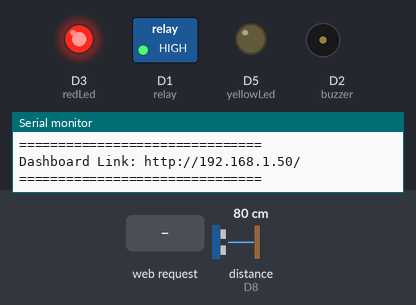
Recording of a sketch running on a simulated ESP8266 (NodeMCU). Shown: switched loads named in the sketch (green lamp = pin HIGH), output pins drawn as LEDs (lit = HIGH), buzzer (waves = sounding), the last lines printed to the serial monitor. Wiring (inferred from the names in the program): ultrasonic range finder: trigger D4; echo D8. The inputs (shaded band) are chosen by the test bench; at power-on: distance to the obstacle (sensor on D8) 80 cm. The echo pulse lasts 58.3 µs per cm; WiFi joins after 1.5 s; servers stay silent unless stated; uploads are accepted with an empty reply; pins used as bus, display or sensor lines are not drawn.

Above: at 3.2 s.
3.3 s: HTTP request GET /update_stage?stage=1 received
At 4.8 s:
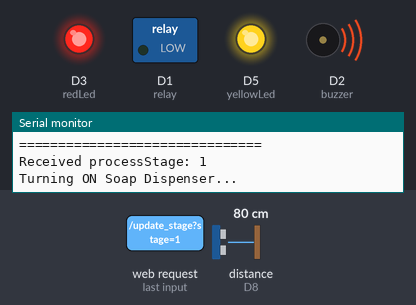
6.3 s: distance to the obstacle (sensor on D8) set to 13 cm
7.8 s: distance to the obstacle (sensor on D8) set to 10 cm
At 9.0 s:
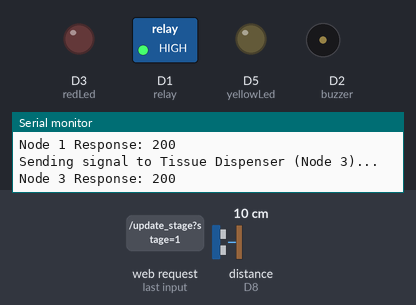
9.3 s: HTTP request GET /update_stage?stage=1 received
At 9.6 s:
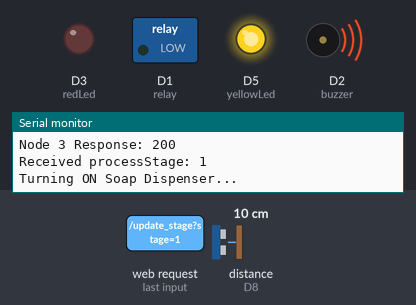
12.3 s: distance to the obstacle (sensor on D8) set to 18 cm
At 13.3 s:
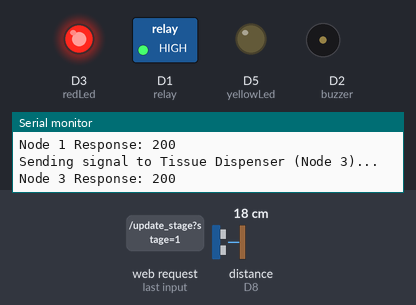
13.9 s: distance to the obstacle (sensor on D8) set to 2 cm
At 15.1 s:
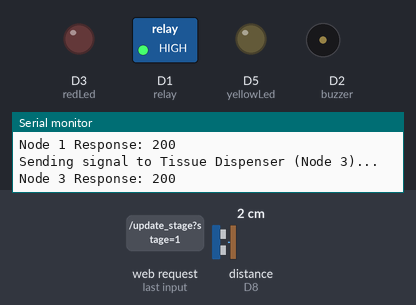
Timing chart, 0 to 16.4 s (numbered marks = the images above; inputs shaded):
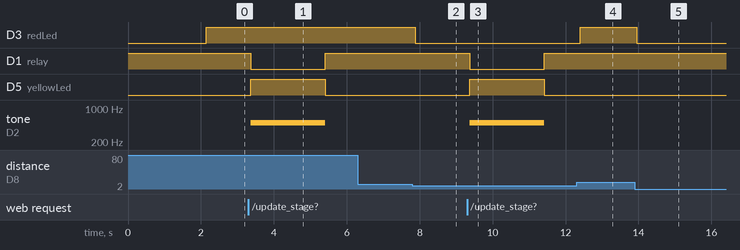

Measured:
- the behaviour switches between 12 and 11 cm on distance to the obstacle (sensor on D8) (found by bisection; images 1 and 2)
- after the input at 3.3 s, D1 (relay): HIGH → LOW after 0.06 s, → HIGH 2.0 s later; D5 (yellowLed): LOW → HIGH after 0.06 s, → LOW 2.0 s later; tone on D2 (buzzer): silent → 500 Hz after 0.06 s, → silent 2.0 s later
- after the input at 6.3 s, every drawn part: stays the same
- after the input at 7.8 s, D3 (redLed): HIGH → LOW after 0.08 s
- after the input at 9.3 s, D1 (relay): HIGH → LOW after 0.07 s, → HIGH 2.0 s later; D5 (yellowLed): LOW → HIGH after 0.07 s, → LOW 2.0 s later; tone on D2 (buzzer): silent → 500 Hz after 0.07 s, → silent 2.0 s later
- after the input at 12.3 s, D3 (redLed): LOW → HIGH after 0.11 s
- after the input at 13.9 s, D3 (redLed): HIGH → LOW after 0.06 s

The sketch:

soap_dispenser.ino
```cpp
/*
 * ESP8266 Soap Dispenser System
 *
 * Controls a soap dispenser using an ultrasonic sensor to measure soap levels,
 * a relay to activate the pump, and LEDs/buzzer for status indication.
 * Communicates with Water and Tissue Dispensers via HTTP requests.
 * Hosts a web server to display real-time system status.
 */

#include <ESP8266WiFi.h>
#include <ESP8266HTTPClient.h>
#include <ESP8266WebServer.h>

// WiFi Credentials
const char* ssid = "YOUR_SSID";
const char* password = "YOUR_PASSWORD";

// IP addresses of connected nodes
const char* node1_IP = "YOUR_NODE1_IP";
const char* node3_IP = "YOUR_NODE3_IP";

ESP8266WebServer server(80);

// Soap pump relay
const int relay = D1;

// LEDs
const int yellowLed = D5;
const int redLed = D3;

// Buzzer
const int buzzer = D2;

// Ultrasonic Sensor to measure soap level
const int trig1 = D4;
const int echo1 = D8;

int processStage = 0;                 // Tracks the current stage of the process flow
int distance1;                        // Stores measured distances from ultrasonic sensors
bool pumpRunning = false;             // Indicates whether the water pump is currently running
unsigned long pumpStartTime = 0;      // Stores the time when the pump was activated
const float containerHeight = 13.0;   // Height of the water container (in cm) used for level calculations

void setup() {
  Serial.begin(9600);

  // Setup Ultrasonic Sensor
  pinMode(trig1, OUTPUT);
  pinMode(echo1, INPUT);

  // Setup Pump, LEDs, and Buzzer
  pinMode(relay, OUTPUT);
  pinMode(yellowLed, OUTPUT);
  pinMode(redLed, OUTPUT);
  pinMode(buzzer, OUTPUT);

  // Set Initial States
  digitalWrite(relay, HIGH);
  digitalWrite(yellowLed, LOW);
  digitalWrite(redLed, LOW);
  digitalWrite(buzzer, LOW);

  // Connect to WiFi
  WiFi.begin(ssid, password);
  while (WiFi.status() != WL_CONNECTED) {
    delay(1000);
    Serial.println("Connecting to WiFi...");
  }
  Serial.println("Connected to WiFi!");

  // Print the Dashboard URL in Serial Monitor
  Serial.println("===============================");
  Serial.print("Dashboard Link: http://");
  Serial.print(WiFi.localIP());
  Serial.println("/");
  Serial.println("===============================");

  // Define server routes
  server.on("/", HTTP_GET, serveDashboard);
  server.on("/status", HTTP_GET, serveStatus);
  server.on("/update_stage", HTTP_GET, updateStage);

  server.begin(); // Begin server
}

void loop() {
  server.handleClient(); // Handle Incoming HTTP Requests

  // Measure Soap Level
  distance1 = getDistance(trig1, echo1);
  delay(50);

  // Turn on red LED if soap level is low
  digitalWrite(redLed, (getSoapLevelPercentage(distance1) < 20) ? HIGH : LOW);

  // Activate pump on based on process stage
  if (processStage == 1 && !pumpRunning) {
    Serial.println("Turning ON Soap Dispenser...");
    digitalWrite(relay, LOW);
    digitalWrite(yellowLed, HIGH); // Turn on yellow LED
    tone(buzzer, 500); // Turn on buzzer
    pumpRunning = true;
    pumpStartTime = millis(); // Start pump timer
  }

  // Stop Pump after 2 seconds
  if (pumpRunning && millis() - pumpStartTime >= 2000) {
    Serial.println("2 seconds passed. Turning OFF Soap Dispenser.");
    digitalWrite(relay, HIGH);
    digitalWrite(yellowLed, LOW); // Turn off yellow LED
    noTone(buzzer); // Turn off buzzer
    pumpRunning = false;

    sendCompletionSignal(); // Send signal that process stage 1 is done
    processStage = 2; // Update process stage to 2

    delay(500);
  }
}

// Function to Convert Soap Level to Percentage
float getSoapLevelPercentage(int sensorDistance) {
  float waterLevel = (1 - (sensorDistance / containerHeight)) * 100;
  return (waterLevel < 0) ? 0 : (waterLevel > 100) ? 100 : waterLevel;  // Ensure 0-100%
}

// Handle Dashboard Rendering
void serveDashboard() {
  String html = "<html><head>";
  html += "<meta http-equiv='refresh' content='2'>"; // Auto-refresh every 2s
  html += "<style>";
  html += "body { font-family: Arial, sans-serif; text-align: center; padding-top: 50px; }";
  html += ".status-box { border: 2px solid #333; padding: 10px; margin: 10px; display: inline-block; }";
  html += ".low { color: red; font-weight: bold; }";  // Red text for low soap level
  html += "</style></head><body>";

  html += "<h2>Soap Dispenser Dashboard</h2>";

  // Check Soap Level Status
  float soapLevel = getSoapLevelPercentage(distance1);
  bool isLow = (soapLevel < 20);

  html += "<div class='status-box'><h3>Soap Level</h3>";
  if (isLow) {
    html += "<p class='low'>" + String(soapLevel, 1) + " % (LOW)</p>";  // Red warning text
  } else {
    html += "<p>" + String(soapLevel, 1) + " %</p>";
  }
  html += "</div>";

  html += "<div class='status-box'><h3>Pump Status</h3><p>" + String(pumpRunning ? "ON" : "OFF") + "</p></div>";
  html += "<div class='status-box'><h3>Process Stage</h3><p>" + String(processStage) + "</p></div>";

  html += "</body></html>";

  server.send(200, "text/html", html);
}

// Serve JSON Status Data
void serveStatus() {
  String json = "{";
  json += "\"soap_level\":" + String(distance1) + ",";
  json += "\"pump_running\":" + String(pumpRunning ? "true" : "false") + ",";
  json += "\"process_stage\":" + String(processStage);
  json += "}";
  server.send(200, "application/json", json);
}

// Handle Process Stage Updates
void updateStage() {
  if (server.hasArg("stage")) {
    processStage = server.arg("stage").toInt();
    Serial.print("Received processStage: ");
    Serial.println(processStage);
    server.send(200, "text/plain", "Stage Updated");
  } else {
    server.send(400, "text/plain", "Missing stage data");
  }
}

// Function to Measure Distance for Ultrasonic Sensor
int getDistance(int trigPin, int echoPin) {
  digitalWrite(trigPin, LOW);
  delayMicroseconds(2);
  digitalWrite(trigPin, HIGH);
  delayMicroseconds(10);
  digitalWrite(trigPin, LOW);

  long duration = pulseIn(echoPin, HIGH, 30000);
  return (duration > 0) ? (duration * 0.034) / 2 : -1;
}

// Function to Notify Nodes
void sendCompletionSignal() {
  WiFiClient client;
  HTTPClient http;

  // Notify Water Dispenser to update to stage 2
  String serverPath1 = "http://" + String(node1_IP) + "/update_stage?stage=2";
  Serial.println("Sending signal to Water Dispenser (Node 1)...");
  http.begin(client, serverPath1);
  int httpResponseCode1 = http.GET();
  if (httpResponseCode1 > 0) {
    Serial.println("Node 1 Response: " + String(httpResponseCode1));
  } else {
    Serial.println("Error sending request to Node 1.");
  }
  http.end();

  // Notify Tissue Dispenser to update to stage 2
  String serverPath2 = "http://" + String(node3_IP) + "/update_stage?stage=2";
  Serial.println("Sending signal to Tissue Dispenser (Node 3)...");
  http.begin(client, serverPath2);
  int httpResponseCode2 = http.GET();
  if (httpResponseCode2 > 0) {
    Serial.println("Node 3 Response: " + String(httpResponseCode2));
  } else {
    Serial.println("Error sending request to Node 3.");
  }
  http.end();
}
```
